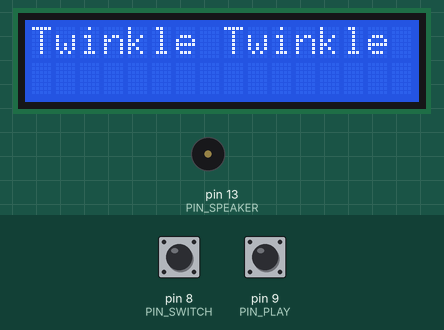
Recording of a sketch running on a simulated Arduino Uno, built with avr-gcc and run on an emulated ATmega328P. Parts: 16×2 character LCD, buzzer (waves = sounding). The inputs (shaded band) are chosen by the test bench; at power-on: pin 8 (PIN_SWITCH) HIGH, pin 9 (PIN_PLAY) HIGH.

Above: at 1.2 s.
1.3 s: pin 8 (PIN_SWITCH) pulled LOW for 0.15 s
At 2.5 s:
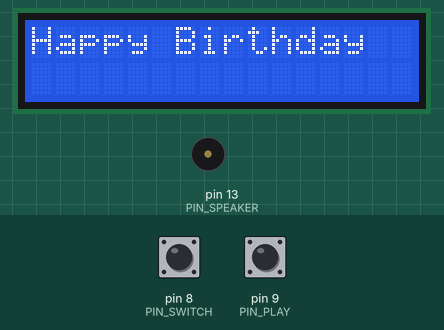
2.9 s: pin 9 (PIN_PLAY) pulled LOW for 0.15 s
At 3.8 s:
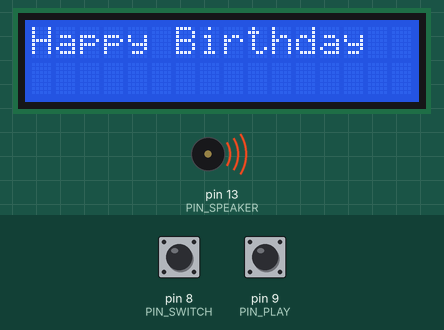
Timing chart, 0 to 10.5 s (numbered marks = the images above; inputs shaded):
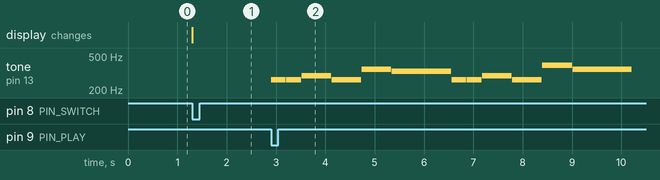

Measured:
- after the input at 1.3 s, the display: changes at once (image 1)
- after the input at 2.9 s, tone on pin 13 (PIN_SPEAKER): plays 262 Hz for 0.30 s, 262 Hz for 0.30 s, 294 Hz for 0.60 s, 262 Hz for 0.60 s, 349 Hz for 0.60 s, 330 Hz for 1.2 s … (12 notes in this stretch), starting at once

The sketch:

Music_player.ino
```cpp
#include <LiquidCrystal.h>

// ================= LCD =================
LiquidCrystal lcd(12, 11, 2, 3, 4, 5);

// ================= PIN =================
const int PIN_SWITCH = 8;
const int PIN_PLAY   = 9;
const int PIN_SPEAKER = 13;

// ================= SYSTEM STATE =================
int currentSong = 1;

int prevSwitchState = HIGH;
int prevPlayState   = HIGH;

const int TEMPO = 300;

// ================= SONG DATA =================

// Twinkle Twinkle Little Star
const int SONG1_LENGTH = 14;

int song1_freq[] = {
262,262,392,392,440,440,392,
349,349,329,329,294,294,262
};

int song1_beats[] = {
1,1,1,1,1,1,2,
1,1,1,1,1,1,2
};

// Happy Birthday
const int SONG2_LENGTH = 12;

int song2_freq[] = {
262,262,294,262,349,330,
262,262,294,262,392,349
};

int song2_beats[] = {
1,1,2,2,2,4,
1,1,2,2,2,4
};

// ================= LCD FUNCTION =================
void displaySong()
{
  lcd.clear();
  lcd.setCursor(0,0);

  if(currentSong == 1)
    lcd.print("Twinkle Twinkle");
  else
    lcd.print("Happy Birthday");
}

// ================= PLAY MUSIC FUNCTION =================
void playSong(int freq[], int beats[], int length)
{
  for(int i = 0; i < length; i++)
  {
    int duration = TEMPO * beats[i];

    tone(PIN_SPEAKER, freq[i], duration);
    delay(duration + 10);
  }
}

// ================= SETUP =================
void setup()
{
  pinMode(PIN_SWITCH, INPUT_PULLUP);
  pinMode(PIN_PLAY, INPUT_PULLUP);
  pinMode(PIN_SPEAKER, OUTPUT);

  lcd.begin(16,2);
  displaySong();
}

// ================= LOOP =================
void loop()
{
  // --------- Switch Song ----------
  int switchReading = digitalRead(PIN_SWITCH);

  if(prevSwitchState == HIGH && switchReading == LOW)
  {
    currentSong = (currentSong == 1) ? 2 : 1;
    displaySong();
  }

  prevSwitchState = switchReading;


  // --------- Play Song ----------
  int playReading = digitalRead(PIN_PLAY);

  if(prevPlayState == HIGH && playReading == LOW)
  {
    if(currentSong == 1)
      playSong(song1_freq, song1_beats, SONG1_LENGTH);
    else
      playSong(song2_freq, song2_beats, SONG2_LENGTH);
  }

  prevPlayState = playReading;
}
```
